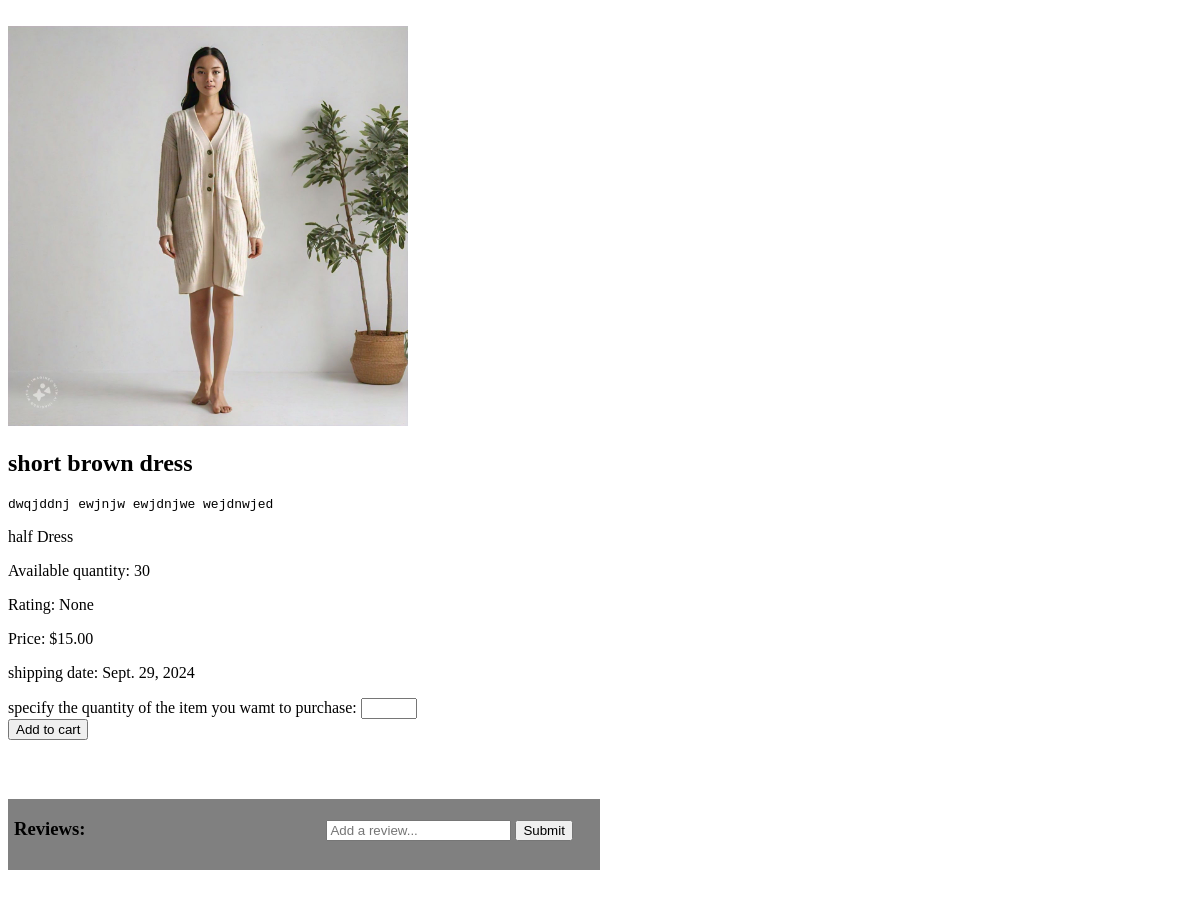
The page /monde/90 on the database as committed earlier.
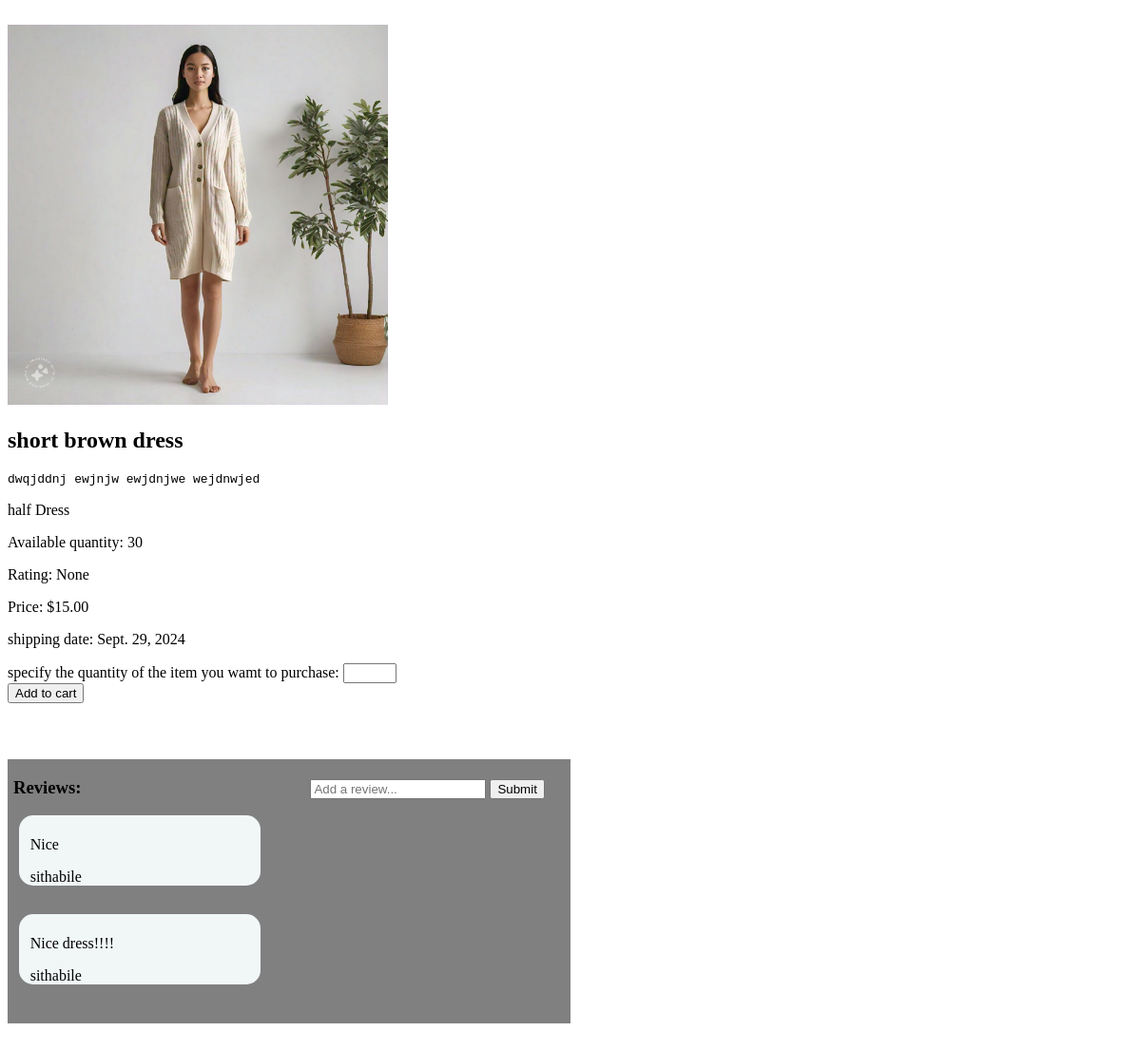
The same page on the database as committed later.
### monde/models.py (models this page shows, shortened)
class ClothingItem(models.Model):
    name=models.CharField(max_length=65)
    description=models.TextField(max_length=1000)
    shortDescription=models.CharField(default="No caption",max_length=30)
    rating=models.FloatField(null=True,blank=True,validators=[MinValueValidator(0.0),MaxValueValidator(5.0)])
    quantity=models.IntegerField(default=0, validators=[MinValueValidator(0)])
    price=models.DecimalField(default=0,max_digits=10, decimal_places=2)
    shippingDate=models.DateField(default=monthFromNow)
    image=models.ImageField(upload_to='media/images/%y',default="OIP.jpg")
    clothingSections=models.ManyToManyField(Sections,max_length=100)

class Review(models.Model):
    user=models.ForeignKey(settings.AUTH_USER_MODEL,on_delete=models.CASCADE)
    reviewItem=models.ForeignKey(ClothingItem,on_delete=models.CASCADE)
    review=models.CharField(max_length=250)
    created_at=models.DateTimeField(auto_now=True)
    class Meta:
        ordering=['user','reviewItem','review','-created_at']

### monde/views.py (the view)
# urls.py: path("<int:clothing_id>", views.single_item,name="single"),
def single_item(request,clothing_id):
    clothing_id=str(clothing_id).replace("{%url ","")
    clothing_id=clothing_id.replace("}","")
    items=ClothingItem.objects.all()
    isSeller=False
    for item in items:
        if item.id == int(clothing_id):
            isSeller=UserProfile.objects.filter(user=request.user.id,inventory=item)
            if isSeller:
                isSeller=True
            reviews=Review.objects.filter(reviewItem=int(clothing_id))
            return render(request,"monde/single.html",{
                "description":item.description,
                "shortDescription":item.shortDescription,
                "name":item.name,
                "rating":item.rating,
                "quantity":item.quantity,
                "price":item.price,
                "image":item.image,
                "clothing_id":clothing_id,
                "isSeller":isSeller,
                "reviews":reviews,
                "shippingDate": item.shippingDate
            })
    return HttpResponse()

### monde/templates/monde/single.html (shortened to what this page needs)
{%extends "monde/layout.html"%}
{%block head%}
{%load static%}
<link rel="stylesheet" type="text/css" href="{%static "css/single.css"%}">
{%endblock%}
{%block body%}
<br>
<div>
<img id="productImage" src="{{image.url}}">
<h2 id="short-description">{{shortDescription}}</h2>
<pre style=" border-width:2px;display: flex;">{{description}}</pre>
<p>{{name}}</p>
{%if quantity == 0%}
<p>Available quantity: Out of stock</p>
{%else%}
<p>Available quantity: {{quantity}}</p>
{%endif%}
<p>Rating: {{rating}}</p>
<p id="product-price">Price: ${{price}}</P>
<p id="shipping-date">shipping date: {{shippingDate}}</p>
<form method="get" action="{%url "cart"%}">
    <label for="amount">specify the quantity of the item you wamt to purchase: </label>
    <input id="amount" type='number' name="amount" max='{{quantity}}' min=1><br>
    <button id="submit" type="submit" name="submit">Add to cart</button>
</form>
</div>
    <div id="Reviews">
        <h3 id="reviewHeader"> Reviews: </h3>
        <form id="addReviewForm" action="addReview" method="post">
            <input id="addReviewInput" type="text"name="userReview" placeholder="Add a review...">
            <input id="addReviewButton" type="submit">
        </form>
        {%for review in reviews%}
        <div id="userReview">
        {%if review.review is not None%}
            <p> {{ review.review}}</P>
            <p>{{review.user }}</p>
        {%endif%}
        </div>
        {%endfor%}
    </div>
{%endblock%}

### monde/templates/monde/layout.html (shortened to what this page needs)
<!DOCTYPE html>
<html lang='en'>
<head>
    {%block head%}
    {%endblock%}
</head>
<body>
    {%block body%}
    {%endblock%}
</body>
</html>

### monde/static/css/single.css (style rules this page uses)
#productImage { width:400px; height:400px; }
#Reviews { width: 50%; background-color: grey; margin-bottom: 5%; padding-bottom: 1%; margin-top: 5%; }
#userReview { padding-top: 1%; padding-left: 2%; margin-left: 2%; background-color: rgb(241, 246, 247); width: 41%; margin-bottom: 5%; border-radius: 15px; }
#addReviewInput { margin-bottom: 2%; }
#addReviewForm { padding-left: 40%; display: inline-block; }
#reviewHeader { padding-left: 1%; display: inline-block; }

Rows that differ between the two databases and show on the page:
added Review: review "Nice", user "sithabile"
added Review: review "Nice dress!!!!", user "sithabile"
